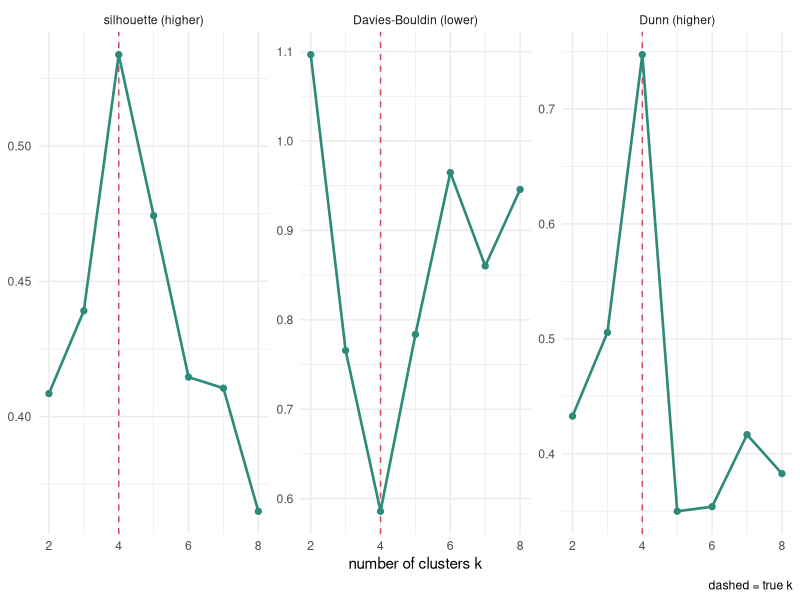
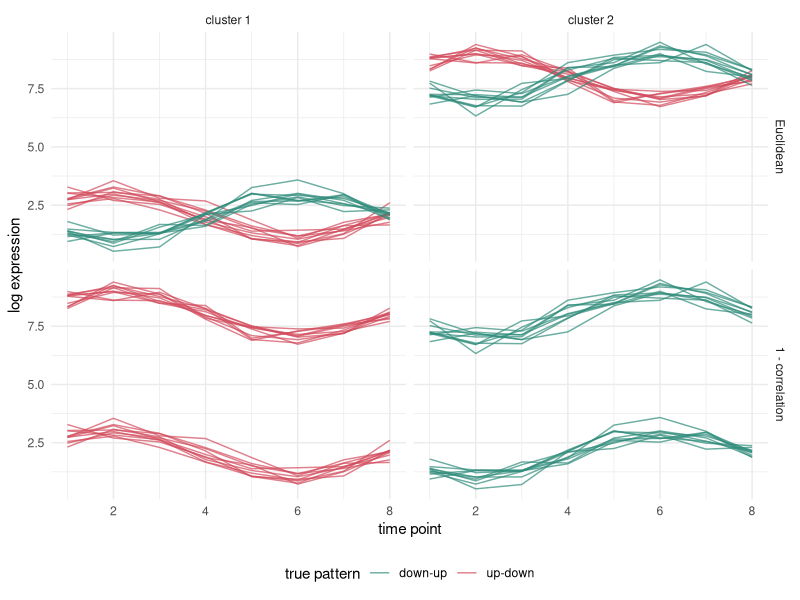
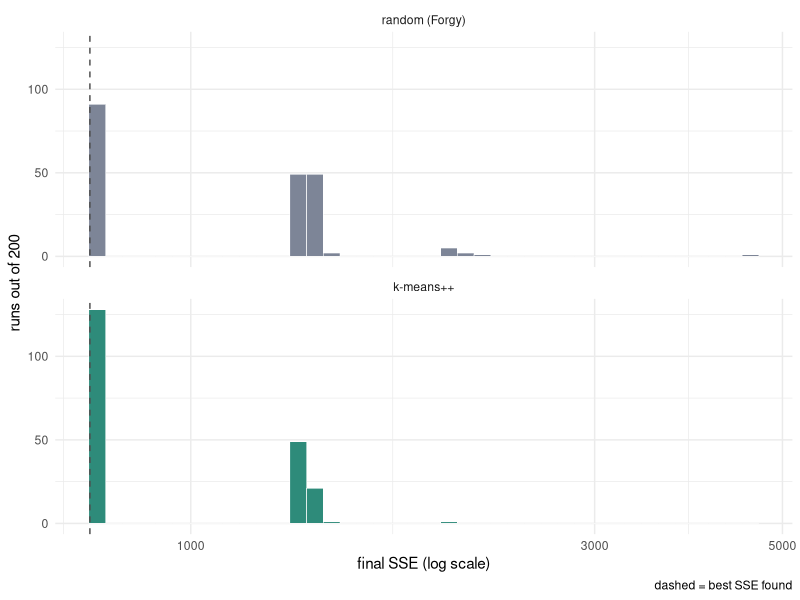
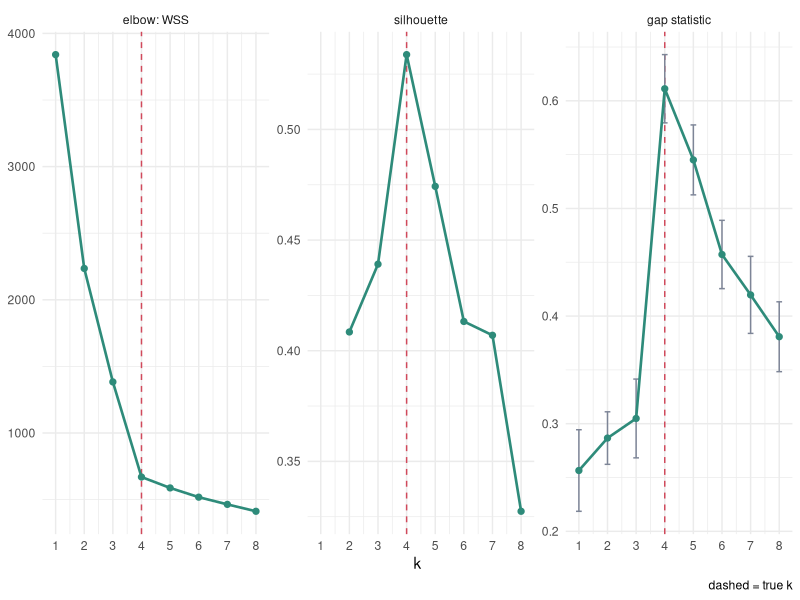
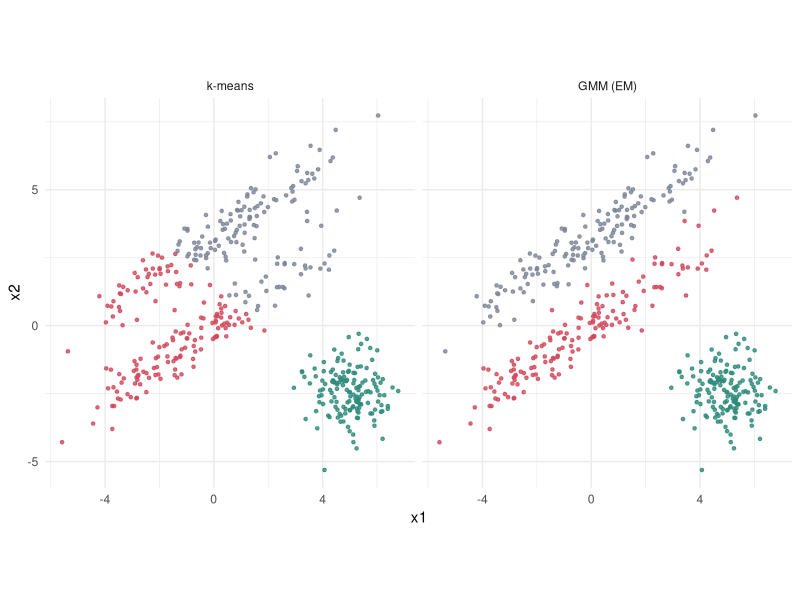
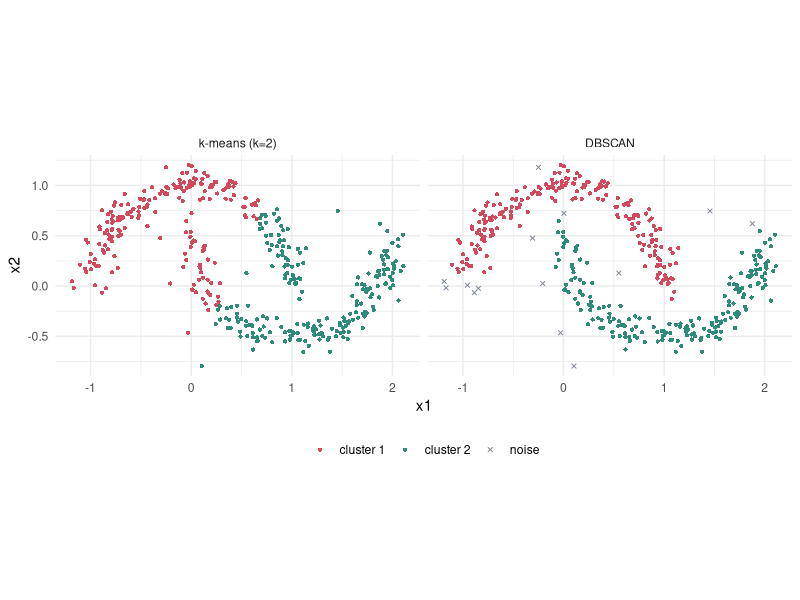
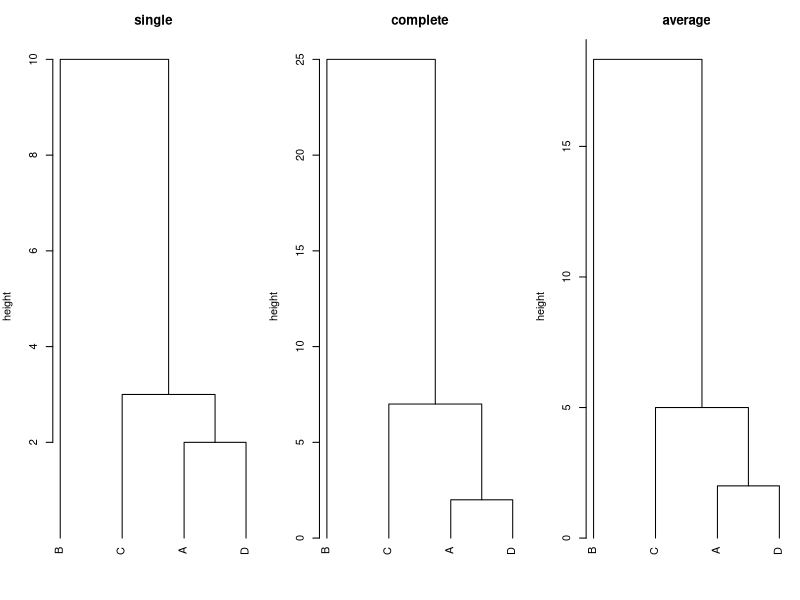
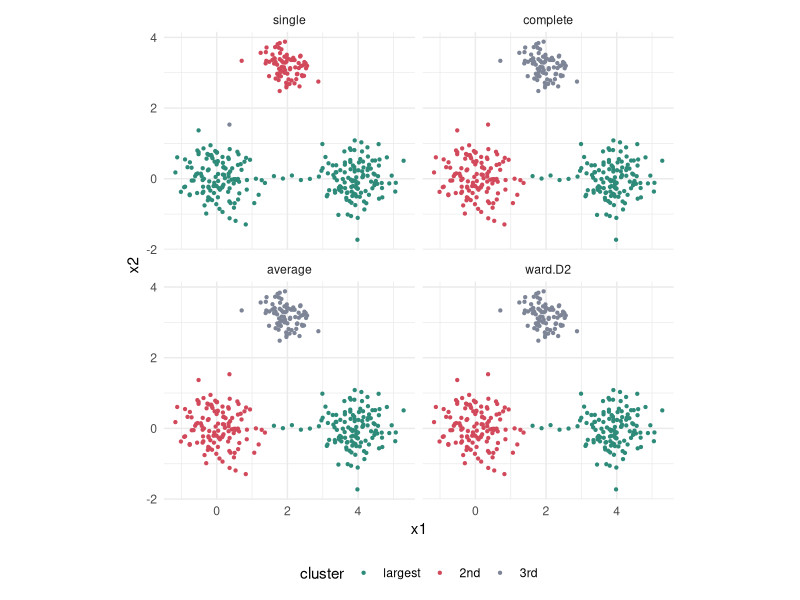

Reproduce these figures in R, in order.
## ---- chunk 1
#| eval: true
pair_counts <- function(pred, ref) {
  ct <- table(pred, ref)
  ss <- sum(choose(ct, 2))                    # 예측도 같고 정답도 같은 쌍
  sp <- sum(choose(rowSums(ct), 2))           # 예측에서 같은 쌍
  sr <- sum(choose(colSums(ct), 2))           # 정답에서 같은 쌍
  c(a = ss, b = sp - ss, c = sr - ss, d = choose(length(pred), 2) - sp - sr + ss)
}
ext_index <- function(pred, ref) {
  p <- pair_counts(pred, ref); a <- p[["a"]]; b <- p[["b"]]; c <- p[["c"]]; d <- p[["d"]]
  m <- length(pred); ct <- table(pred, ref)
  sa <- sum(choose(rowSums(ct), 2)); sb <- sum(choose(colSums(ct), 2))
  ea <- sa * sb / choose(m, 2); mx <- (sa + sb) / 2          # ARI의 기댓값과 최댓값
  c(JC = a/(a+b+c), FMI = sqrt(a/(a+b) * a/(a+c)), RI = 2*(a+d)/(m*(m-1)),
    ARI = (a - ea) / (mx - ea))
}
make_blobs <- function(n_each, centers, sd, seed) {
  set.seed(seed)
  X <- do.call(rbind, lapply(seq_len(nrow(centers)), function(k)
    cbind(rnorm(n_each[k], centers[k,1], sd[k]), rnorm(n_each[k], centers[k,2], sd[k]))))
  list(X = X, y = rep(seq_len(nrow(centers)), n_each))
}
bl <- make_blobs(rep(100, 4), rbind(c(0,0), c(4,0), c(0,4), c(4,4)), rep(1, 4), 12)

set.seed(1)
km4 <- kmeans(bl$X, 4, nstart = 20)
pair_counts(km4$cluster, bl$y)
round(ext_index(km4$cluster, bl$y), 4)
## ---- chunk 2
#| eval: true
set.seed(2)
do.call(rbind, lapply(c(2, 4, 10, 50), function(k) {
  r <- replicate(20, ext_index(sample(k, 400, TRUE), bl$y))   # 완전히 무작위 군집
  data.frame(k_random = k, JC = round(mean(r["JC",]), 4), FMI = round(mean(r["FMI",]), 4),
             RI = round(mean(r["RI",]), 4), ARI = round(mean(r["ARI",]), 4))
}))
## ---- chunk 3
#| eval: true
silhouette_avg <- function(X, cl) {
  D <- as.matrix(dist(X)); ks <- sort(unique(cl))
  mean(vapply(seq_len(nrow(X)), function(i) {
    own <- cl == cl[i]; if (sum(own) == 1) return(0)
    a <- sum(D[i, own]) / (sum(own) - 1)
    b <- min(vapply(ks[ks != cl[i]], function(k) mean(D[i, cl == k]), numeric(1)))
    (b - a) / max(a, b)
  }, numeric(1)))
}
db_index <- function(X, cl) {
  ks <- sort(unique(cl))
  C  <- t(sapply(ks, function(k) colMeans(X[cl == k, , drop = FALSE])))
  sg <- sapply(seq_along(ks), function(j)
    mean(sqrt(rowSums(sweep(X[cl == ks[j], , drop = FALSE], 2, C[j, ])^2))))
  dc <- as.matrix(dist(C))
  mean(sapply(seq_along(ks), function(i) max((sg[i] + sg[-i]) / dc[i, -i])))
}
dunn_index <- function(X, cl) {                 # 원자료 정의: 군집 간 거리는 centroid 기준
  ks <- sort(unique(cl)); D <- as.matrix(dist(X))
  C  <- t(sapply(ks, function(k) colMeans(X[cl == k, , drop = FALSE])))
  min(dist(C)) / max(sapply(ks, function(k) max(D[cl == k, cl == k])))
}
set.seed(3)
int_res <- do.call(rbind, lapply(2:8, function(k) {
  cl <- kmeans(bl$X, k, nstart = 20)$cluster
  data.frame(k = k, silhouette = round(silhouette_avg(bl$X, cl), 4),
             DB = round(db_index(bl$X, cl), 4), Dunn = round(dunn_index(bl$X, cl), 4),
             ARI_vs_truth = round(ext_index(cl, bl$y)[["ARI"]], 4))
}))
int_res
## ---- chunk 4
#| eval: true
#| fig-width: 7.6
#| fig-height: 3
#| message: false
library(ggplot2)
il <- rbind(data.frame(k = int_res$k, v = int_res$silhouette, index = "silhouette (higher)"),
            data.frame(k = int_res$k, v = int_res$DB,         index = "Davies-Bouldin (lower)"),
            data.frame(k = int_res$k, v = int_res$Dunn,       index = "Dunn (higher)"))
il$index <- factor(il$index, levels = c("silhouette (higher)", "Davies-Bouldin (lower)", "Dunn (higher)"))
ggplot(il, aes(k, v)) +
  geom_vline(xintercept = 4, linetype = 2, colour = "#d1495b") +
  geom_line(colour = "#2e8b7a", linewidth = .9) + geom_point(colour = "#2e8b7a", size = 1.8) +
  facet_wrap(~ index, scales = "free_y") +
  labs(x = "number of clusters k", y = NULL, caption = "dashed = true k") + theme_minimal()
## ---- chunk 5
#| eval: true
mink <- function(x, y, p) if (is.infinite(p)) max(abs(x - y)) else sum(abs(x - y)^p)^(1/p)
q <- c(0, 0)
P <- rbind(A = c(3, 0), B = c(2.2, 2.2), C = c(1.5, 2.8))
tab <- sapply(c(1, 2, 4, Inf), function(p) apply(P, 1, function(r) mink(q, r, p)))
colnames(tab) <- c("p=1", "p=2", "p=4", "p=Inf")
round(tab, 3)
apply(tab, 2, function(z) rownames(tab)[which.min(z)])    # q 에서 가장 가까운 점
## ---- chunk 6
#| eval: true
set.seed(5)
Xs <- rbind(cbind(age = rnorm(50, 45, 8), crp = rnorm(50, 1.0, .3)),   # 두 집단은 CRP로만 갈린다
            cbind(age = rnorm(50, 47, 8), crp = rnorm(50, 3.0, .3)))
ys <- rep(1:2, each = 50)
set.seed(6)
c(sd_age = round(sd(Xs[,1]), 2), sd_crp = round(sd(Xs[,2]), 2),
  ARI_raw    = round(ext_index(kmeans(Xs, 2, nstart = 20)$cluster, ys)[["ARI"]], 4),
  ARI_scaled = round(ext_index(kmeans(scale(Xs), 2, nstart = 20)$cluster, ys)[["ARI"]], 4))
## ---- chunk 7
#| eval: true
vdm <- function(x, cl, a, b, p = 2) {
  ma <- sum(x == a); mb <- sum(x == b)
  sum(sapply(unique(cl), function(i) abs(sum(x == a & cl == i)/ma - sum(x == b & cl == i)/mb)^p))
}
tissue <- rep(c("liver", "kidney", "brain", "spinal"), each = 30)
clv    <- c(rep(1,25), rep(2,5),  rep(1,20), rep(2,10),     # liver, kidney
            rep(3,27), rep(2,3),  rep(3,24), rep(2,6))      # brain, spinal
lv <- c("liver", "kidney", "brain", "spinal")
M <- outer(lv, lv, Vectorize(function(a, b) vdm(tissue, clv, a, b)))
dimnames(M) <- list(lv, lv)
round(M, 4)
## ---- chunk 8
#| eval: true
set.seed(7)
tp <- 1:8
shapeA <- sin(tp/8*2*pi); shapeB <- -sin(tp/8*2*pi)
mkg <- function(shape, level, n) t(replicate(n, level + shape + rnorm(8, 0, .25)))
G <- rbind(mkg(shapeA, 2, 10), mkg(shapeA, 8, 10), mkg(shapeB, 2, 10), mkg(shapeB, 8, 10))
pat <- rep(c("up-down", "up-down", "down-up", "down-up"), each = 10)
lvl <- rep(c("low", "high", "low", "high"), each = 10)

ce <- cutree(hclust(dist(G), "average"), 2)                     # Euclidean
cc <- cutree(hclust(as.dist(1 - cor(t(G))), "average"), 2)      # 1 - Pearson r
data.frame(distance = c("Euclidean", "1 - correlation"),
           ARI_vs_pattern = round(c(ext_index(ce, pat)[["ARI"]], ext_index(cc, pat)[["ARI"]]), 4),
           ARI_vs_level   = round(c(ext_index(ce, lvl)[["ARI"]], ext_index(cc, lvl)[["ARI"]]), 4))
## ---- chunk 9
#| eval: true
#| fig-width: 7.4
#| fig-height: 4.2
#| message: false
gl <- do.call(rbind, lapply(seq_len(nrow(G)), function(i) rbind(
  data.frame(gene = i, t = tp, expr = G[i, ], pattern = pat[i],
             distance = "Euclidean", cluster = paste("cluster", ce[i])),
  data.frame(gene = i, t = tp, expr = G[i, ], pattern = pat[i],
             distance = "1 - correlation", cluster = paste("cluster", cc[i])))))
gl$distance <- factor(gl$distance, levels = c("Euclidean", "1 - correlation"))
ggplot(gl, aes(t, expr, group = gene, colour = pattern)) +
  geom_line(alpha = .7, linewidth = .5) +
  facet_grid(distance ~ cluster) +
  scale_colour_manual(values = c("up-down" = "#d1495b", "down-up" = "#2e8b7a")) +
  labs(x = "time point", y = "log expression", colour = "true pattern") +
  theme_minimal() + theme(legend.position = "bottom")
## ---- chunk 10
#| eval: true
ang <- c(0, 60, 120) * pi/180                 # x, y, z 가 60도씩 벌어진 세 벡터
V <- cbind(cos(ang), sin(ang))
cosd <- function(u, v) 1 - sum(u*v) / sqrt(sum(u^2) * sum(v^2))
c(d_xy = cosd(V[1,], V[2,]), d_yz = cosd(V[2,], V[3,]),
  d_xy_plus_d_yz = cosd(V[1,], V[2,]) + cosd(V[2,], V[3,]), d_xz = cosd(V[1,], V[3,]))
## ---- chunk 11
#| eval: true
lloyd <- function(X, centers, max_iter = 100) {
  C <- centers; hist <- numeric(0)
  for (it in 1:max_iter) {
    D  <- sapply(seq_len(nrow(C)), function(k) rowSums(sweep(X, 2, C[k, ])^2))  # n x K
    cl <- max.col(-D)                                                            # assignment
    hist <- c(hist, sum(D[cbind(seq_len(nrow(X)), cl)]))
    Cn <- t(sapply(seq_len(nrow(C)), function(k)                                 # update
      if (any(cl == k)) colMeans(X[cl == k, , drop = FALSE]) else C[k, ]))
    if (max(abs(Cn - C)) < 1e-10) break
    C <- Cn
  }
  list(cluster = cl, centers = C, sse = tail(hist, 1), hist = hist, iter = it)
}
set.seed(21)
init <- bl$X[sample(nrow(bl$X), 4), ]
fit  <- lloyd(bl$X, init)
ref  <- kmeans(bl$X, init, algorithm = "Lloyd", iter.max = 100)
round(fit$hist, 2)                     # 반복마다의 SSE
data.frame(iterations = fit$iter, SSE_mine = round(fit$sse, 4),
           SSE_stats_kmeans = round(ref$tot.withinss, 4),
           ARI_between_them = ext_index(fit$cluster, ref$cluster)[["ARI"]])
## ---- chunk 12
#| eval: true
cen8 <- rbind(c(0,0), c(5,0), c(10,0), c(0,5), c(5,5), c(10,5), c(0,10), c(10,10))
bl8  <- make_blobs(rep(60, 8), cen8, rep(0.9, 8), 13)        # 군집 8개 -> 국소해가 많다
kpp_init <- function(X, K) {
  C <- X[sample(nrow(X), 1), , drop = FALSE]
  while (nrow(C) < K) {
    d2 <- apply(sapply(seq_len(nrow(C)), function(k) rowSums(sweep(X, 2, C[k, ])^2)), 1, min)
    C  <- rbind(C, X[sample(nrow(X), 1, prob = d2), ])
  }
  C
}
set.seed(22)
sse_rand <- replicate(200, lloyd(bl8$X, bl8$X[sample(nrow(bl8$X), 8), ])$sse)
sse_kpp  <- replicate(200, lloyd(bl8$X, kpp_init(bl8$X, 8))$sse)
best <- min(c(sse_rand, sse_kpp))
data.frame(init = c("random (Forgy)", "k-means++"),
  best_SSE   = round(c(min(sse_rand), min(sse_kpp)), 1),
  median_SSE = round(c(median(sse_rand), median(sse_kpp)), 1),
  worst_SSE  = round(c(max(sse_rand), max(sse_kpp)), 1),
  hit_global = c(mean(sse_rand < best + 1e-6), mean(sse_kpp < best + 1e-6)),
  within_1pct_of_best = c(mean(sse_rand < best * 1.01), mean(sse_kpp < best * 1.01)))
## ---- chunk 13
#| eval: true
#| fig-width: 7
#| fig-height: 3.4
#| message: false
sd8 <- rbind(data.frame(sse = sse_rand, init = "random (Forgy)"),
             data.frame(sse = sse_kpp,  init = "k-means++"))
sd8$init <- factor(sd8$init, levels = c("random (Forgy)", "k-means++"))
ggplot(sd8, aes(sse, fill = init)) +
  geom_histogram(bins = 40, colour = "white", linewidth = .2) +
  geom_vline(xintercept = best, linetype = 2, colour = "grey30") +
  facet_wrap(~ init, ncol = 1) +
  scale_fill_manual(values = c("random (Forgy)" = "#7d8597", "k-means++" = "#2e8b7a"), guide = "none") +
  scale_x_log10() +
  labs(x = "final SSE (log scale)", y = "runs out of 200", caption = "dashed = best SSE found") +
  theme_minimal()
## ---- chunk 14
#| eval: true
set.seed(23)
Ks  <- 1:8
WSS <- sapply(Ks, function(k) kmeans(bl$X, k, nstart = 20)$tot.withinss)
sil <- c(NA, sapply(2:8, function(k) silhouette_avg(bl$X, kmeans(bl$X, k, nstart = 20)$cluster)))

gap_stat <- function(X, Ks, B = 20) {
  lo <- apply(X, 2, min); hi <- apply(X, 2, max)
  logW  <- sapply(Ks, function(k) log(kmeans(X, k, nstart = 10)$tot.withinss))
  logWb <- sapply(seq_len(B), function(b) {                 # 군집이 없는 참조 데이터 B개
    Xb <- sapply(seq_len(ncol(X)), function(j) runif(nrow(X), lo[j], hi[j]))
    sapply(Ks, function(k) log(kmeans(Xb, k, nstart = 10)$tot.withinss))
  })
  data.frame(k = Ks, gap = rowMeans(logWb) - logW, se = apply(logWb, 1, sd) * sqrt(1 + 1/B))
}
set.seed(24)
gp <- gap_stat(bl$X, Ks, B = 20)
k_1se <- min(which(gp$gap[-length(Ks)] >= gp$gap[-1] - gp$se[-1]))

data.frame(k = Ks, WSS = round(WSS, 1),
           silhouette = ifelse(is.na(sil), "-", format(round(sil, 4))),
           gap = round(gp$gap, 4), gap_se = round(gp$se, 4))
c(k_by_silhouette = which.max(sil), k_by_gap_max = which.max(gp$gap), k_by_gap_1SE_rule = k_1se)
## ---- chunk 15
#| eval: true
#| fig-width: 7.6
#| fig-height: 3
#| message: false
kl <- rbind(data.frame(k = Ks, v = WSS, lo = NA, hi = NA, what = "elbow: WSS"),
            data.frame(k = Ks[-1], v = sil[-1], lo = NA, hi = NA, what = "silhouette"),
            data.frame(k = Ks, v = gp$gap, lo = gp$gap - gp$se, hi = gp$gap + gp$se, what = "gap statistic"))
kl$what <- factor(kl$what, levels = c("elbow: WSS", "silhouette", "gap statistic"))
ggplot(kl, aes(k, v)) +
  geom_vline(xintercept = 4, linetype = 2, colour = "#d1495b") +
  geom_errorbar(aes(ymin = lo, ymax = hi), width = .2, colour = "#7d8597", na.rm = TRUE) +
  geom_line(colour = "#2e8b7a", linewidth = .9) + geom_point(colour = "#2e8b7a", size = 1.8) +
  facet_wrap(~ what, scales = "free_y") + scale_x_continuous(breaks = Ks) +
  labs(x = "k", y = NULL, caption = "dashed = true k") + theme_minimal()
## ---- chunk 16
#| eval: true
set.seed(25)
rot <- function(th) matrix(c(cos(th), sin(th), -sin(th), cos(th)), 2)
mkA <- function(n, mu, sds, th)
  t(rot(th) %*% t(cbind(rnorm(n, 0, sds[1]), rnorm(n, 0, sds[2])))) + matrix(mu, n, 2, byrow = TRUE)
XA <- rbind(mkA(150, c(0, 0),    c(3, .45), pi/5),     # 길쭉하고 기울어진 두 군집
            mkA(150, c(0, 3.2),  c(3, .45), pi/5),
            mkA(150, c(5, -2.5), c(.8, .8), 0))         # 둥근 군집 하나
yA <- rep(1:3, each = 150)

dmvn2 <- function(X, mu, S) {                           # 2차원 정규분포 밀도
  Xc <- sweep(X, 2, mu)
  exp(-0.5 * rowSums((Xc %*% solve(S)) * Xc)) / (2*pi*sqrt(det(S)))
}
gmm_em <- function(X, K, init_cl, iter = 200, tol = 1e-8) {
  n <- nrow(X); R <- diag(K)[init_cl, ]; ll_old <- -Inf; hist <- numeric(0)
  for (it in 1:iter) {
    Nk <- colSums(R); pk <- Nk / n                                          # ---- M-step
    mu <- lapply(1:K, function(k) colSums(R[, k] * X) / Nk[k])
    S  <- lapply(1:K, function(k) { Xc <- sweep(X, 2, mu[[k]])
            crossprod(Xc * sqrt(R[, k])) / Nk[k] + diag(1e-6, 2) })
    dens <- sapply(1:K, function(k) pk[k] * dmvn2(X, mu[[k]], S[[k]]))     # ---- E-step
    ll <- sum(log(rowSums(dens))); hist <- c(hist, ll)
    R  <- dens / rowSums(dens)
    if (abs(ll - ll_old) < tol) break
    ll_old <- ll
  }
  list(cluster = max.col(R), R = R, ll = hist, iter = it)
}
set.seed(26)
kmA <- kmeans(XA, 3, nstart = 20)
gm  <- gmm_em(XA, 3, init_cl = kmA$cluster)             # k-means 결과에서 출발
data.frame(EM_iterations = gm$iter, loglik_first = round(gm$ll[1], 2),
           loglik_last = round(tail(gm$ll, 1), 2))
data.frame(method = c("k-means", "GMM (EM, full covariance)"),
           ARI = round(c(ext_index(kmA$cluster, yA)[["ARI"]], ext_index(gm$cluster, yA)[["ARI"]]), 4))
## ---- chunk 17
#| eval: true
#| fig-width: 7.6
#| fig-height: 3.4
#| message: false
ga <- rbind(data.frame(x1 = XA[,1], x2 = XA[,2], cl = factor(kmA$cluster), method = "k-means"),
            data.frame(x1 = XA[,1], x2 = XA[,2], cl = factor(gm$cluster),  method = "GMM (EM)"))
ga$method <- factor(ga$method, levels = c("k-means", "GMM (EM)"))
ggplot(ga, aes(x1, x2, colour = cl)) +
  geom_point(size = .9, alpha = .8) + coord_equal() + facet_wrap(~ method) +
  scale_colour_manual(values = c("1" = "#d1495b", "2" = "#2e8b7a", "3" = "#7d8597"), guide = "none") +
  theme_minimal()
## ---- chunk 18
#| eval: true
dbscan_ <- function(X, eps, minpts) {
  D  <- as.matrix(dist(X)); n <- nrow(X)
  nb <- lapply(seq_len(n), function(i) which(D[i, ] <= eps))    # 자기 자신 포함
  core <- lengths(nb) >= minpts
  cl <- rep(0L, n); k <- 0L
  for (i in which(core)) {
    if (cl[i] != 0L) next
    k <- k + 1L; cl[i] <- k; queue <- nb[[i]]                   # 새 군집을 core에서 시작
    while (length(queue)) {                                    # 밀도-도달 가능한 점을 확장
      j <- queue[1]; queue <- queue[-1]
      if (cl[j] == 0L) { cl[j] <- k; if (core[j]) queue <- c(queue, nb[[j]][cl[nb[[j]]] == 0L]) }
    }
  }
  list(cluster = cl, type = ifelse(core, "core", ifelse(cl > 0, "border", "noise")))
}
make_moons <- function(n, noise, seed) {
  set.seed(seed)
  t1 <- runif(n, 0, pi); t2 <- runif(n, 0, pi)
  X <- rbind(cbind(cos(t1), sin(t1)), cbind(1 - cos(t2), 0.5 - sin(t2)))
  X + matrix(rnorm(4*n, 0, noise), ncol = 2)
}
Xm <- make_moons(200, 0.08, 31)                                     # 내부에서 set.seed(31)
Xm <- rbind(Xm, cbind(runif(20, -1.2, 2.2), runif(20, -0.8, 1.3)))   # 배경 잡음 20개
ym <- c(rep(1, 200), rep(2, 200), rep(0, 20))                        # 0 = 진짜 잡음
sig <- ym > 0

set.seed(32)
kmm <- kmeans(Xm, 2, nstart = 20)$cluster
db  <- dbscan_(Xm, eps = 0.15, minpts = 5)
table(db$type)
data.frame(method = c("k-means (k=2)", "DBSCAN (eps=0.15, MinPts=5)"),
           ARI_on_signal = round(c(ext_index(kmm[sig], ym[sig])[["ARI"]],
                                   ext_index(db$cluster[sig], ym[sig])[["ARI"]]), 4))
table(dbscan = db$cluster, truth = ym)          # 0 = noise
## ---- chunk 19
#| eval: true
# 2절의 silhouette 은 어느 분할을 더 좋다고 할까 (진짜 잡음은 제외)
c(silhouette_kmeans_split = round(silhouette_avg(Xm[sig, ], kmm[sig]), 4),
  silhouette_true_moons   = round(silhouette_avg(Xm[sig, ], ym[sig]), 4))
## ---- chunk 20
#| eval: true
#| fig-width: 7.6
#| fig-height: 3.2
#| message: false
lab <- function(v) factor(ifelse(v == 0, "noise", paste("cluster", v)),
                          levels = c("cluster 1", "cluster 2", "noise"))
mm <- rbind(data.frame(x1 = Xm[,1], x2 = Xm[,2], cl = lab(kmm),        method = "k-means (k=2)"),
            data.frame(x1 = Xm[,1], x2 = Xm[,2], cl = lab(db$cluster), method = "DBSCAN"))
mm$method <- factor(mm$method, levels = c("k-means (k=2)", "DBSCAN"))
ggplot(mm, aes(x1, x2, colour = cl, shape = cl)) +
  geom_point(size = 1.1) + coord_equal() + facet_wrap(~ method) +
  scale_colour_manual(values = c("cluster 1" = "#d1495b", "cluster 2" = "#2e8b7a", "noise" = "#7d8597")) +
  scale_shape_manual(values = c("cluster 1" = 16, "cluster 2" = 16, "noise" = 4)) +
  labs(colour = NULL, shape = NULL) + theme_minimal() + theme(legend.position = "bottom")
## ---- chunk 21
#| eval: true
kd <- apply(as.matrix(dist(Xm)), 1, function(r) sort(r)[5])   # 4번째 이웃 (자기 자신 제외)
round(quantile(kd, c(.5, .8, .9, .95, .99)), 3)

do.call(rbind, lapply(c(0.05, 0.1, 0.15, 0.2, 0.3, 0.5), function(e) {
  r <- dbscan_(Xm, e, 5)
  data.frame(eps = e, n_clusters = max(r$cluster), n_noise = sum(r$cluster == 0),
             ARI_signal = round(ext_index(r$cluster[sig], ym[sig])[["ARI"]], 4))
}))
## ---- chunk 22
#| eval: true
set.seed(33)
Xv <- rbind(cbind(rnorm(200, 0, .25), rnorm(200, 0, .25)),     # 조밀한 군집
            cbind(rnorm(200, 3.2, 1.0), rnorm(200, 0, 1.0)))   # 성긴 군집
yv <- rep(1:2, each = 200)
do.call(rbind, lapply(c(0.1, 0.2, 0.3, 0.5, 0.8), function(e) {
  r <- dbscan_(Xv, e, 5)
  data.frame(eps = e, n_clusters = max(r$cluster),
             noise_in_dense = sum(r$cluster[yv == 1] == 0),
             noise_in_sparse = sum(r$cluster[yv == 2] == 0),
             ARI = round(ext_index(r$cluster, yv)[["ARI"]], 4))
}))
## ---- chunk 23
#| eval: true
#| fig-width: 7.6
#| fig-height: 3
Dm <- matrix(0, 4, 4, dimnames = list(LETTERS[1:4], LETTERS[1:4]))
Dm["A","B"] <- 20; Dm["A","C"] <- 7; Dm["A","D"] <- 2
Dm["B","C"] <- 10; Dm["B","D"] <- 25; Dm["C","D"] <- 3
Dm <- Dm + t(Dm)
hs <- lapply(c("single", "complete", "average"), function(m) hclust(as.dist(Dm), method = m))
par(mfrow = c(1, 3), mar = c(2, 4, 3, 1))
for (i in 1:3) plot(hs[[i]], main = c("single", "complete", "average")[i],
                    xlab = "", sub = "", ylab = "height", hang = -1)
## ---- chunk 24
#| eval: true
data.frame(linkage = c("single", "complete", "average"),
           merge_1_AD  = sapply(hs, function(h) h$height[1]),
           merge_2_ADC = round(sapply(hs, function(h) h$height[2]), 2),
           merge_3_all = round(sapply(hs, function(h) h$height[3]), 2))
## ---- chunk 25
#| eval: true
set.seed(34)
Xb <- rbind(cbind(rnorm(120, 0, .5), rnorm(120, 0, .5)),
            cbind(rnorm(120, 4, .5), rnorm(120, 0, .5)),
            cbind(seq(0.6, 3.4, length.out = 12), rnorm(12, 0, .06)),   # 두 군집을 잇는 다리 12개
            cbind(rnorm(80, 2, .35), rnorm(80, 3.2, .35)))
yb <- c(rep(1, 120), rep(2, 120), rep(0, 12), rep(3, 80))
nb <- yb > 0
links <- c("single", "complete", "average", "ward.D2")
hb <- lapply(links, function(m) hclust(dist(Xb), method = m))
do.call(rbind, lapply(seq_along(links), function(i) {
  cl <- cutree(hb[[i]], 3)
  data.frame(linkage = links[i],
             ARI = round(ext_index(cl[nb], yb[nb])[["ARI"]], 4),
             cluster_sizes = paste(sort(table(cl), decreasing = TRUE), collapse = " / "),
             cophenetic_cor = round(cor(dist(Xb), cophenetic(hb[[i]])), 4))
}))
## ---- chunk 26
#| eval: true
#| fig-width: 7.6
#| fig-height: 5
#| message: false
lb <- do.call(rbind, lapply(seq_along(links), function(i) {
  cl <- cutree(hb[[i]], 3)
  cl <- match(cl, as.integer(names(sort(table(cl), decreasing = TRUE))))   # 크기 순으로 번호
  data.frame(x1 = Xb[,1], x2 = Xb[,2], cl = factor(cl), linkage = links[i])
}))
lb$linkage <- factor(lb$linkage, levels = links)
ggplot(lb, aes(x1, x2, colour = cl)) +
  geom_point(size = .8) + coord_equal() + facet_wrap(~ linkage, ncol = 2) +
  scale_colour_manual(values = c("1" = "#2e8b7a", "2" = "#d1495b", "3" = "#7d8597"),
                      labels = c("largest", "2nd", "3rd")) +
  labs(colour = "cluster") + theme_minimal() + theme(legend.position = "bottom")
## ---- chunk 27
#| eval: true
snn_graph <- function(X, k = 15, prune = 1/15) {
  n <- nrow(X); D <- as.matrix(dist(X)); A <- matrix(0, n, n)
  for (i in 1:n) A[i, order(D[i, ])[1:(k + 1)]] <- 1        # kNN (자기 자신 포함 k+1)
  S <- A %*% t(A)                                            # 공유 이웃 수
  J <- S / (2 * (k + 1) - S)                                 # Jaccard
  J[J < prune] <- 0; diag(J) <- 0
  J
}
modularity <- function(W, comm, gamma = 1) {
  m2 <- sum(W); k <- rowSums(W)
  inn <- tapply(seq_len(nrow(W)), comm, function(ix) sum(W[ix, ix]))
  tot <- tapply(k, comm, sum)
  (sum(inn) - gamma * sum(tot^2) / m2) / m2
}
louvain_move <- function(W, gamma) {                          # 1단계: local moving
  n <- nrow(W); k <- rowSums(W); m2 <- sum(W)
  comm <- seq_len(n); tot <- k; moved <- FALSE
  repeat {
    improved <- FALSE
    for (i in sample(n)) {
      ci <- comm[i]; nb <- which(W[i, ] > 0); nb <- nb[nb != i]
      if (!length(nb)) next
      tot[ci] <- tot[ci] - k[i]                               # i 를 자기 군집에서 빼고
      kin  <- tapply(W[i, nb], comm[nb], sum); cand <- as.integer(names(kin))
      gain <- kin - gamma * tot[cand] * k[i] / m2             # 각 이웃 군집으로 갈 때의 이득
      own  <- (if (ci %in% cand) kin[[as.character(ci)]] else 0) - gamma * tot[ci] * k[i] / m2
      newc <- if (max(gain) > own + 1e-12) cand[which.max(gain)] else ci
      comm[i] <- newc; tot[newc] <- tot[newc] + k[i]
      if (newc != ci) { improved <- TRUE; moved <- TRUE }
    }
    if (!improved) break
  }
  list(comm = as.integer(factor(comm)), moved = moved)
}
louvain <- function(W, gamma = 1, seed = 1) {
  set.seed(seed); memb <- seq_len(nrow(W)); level <- 0
  repeat {
    r <- louvain_move(W, gamma)
    if (!r$moved) break
    level <- level + 1; memb <- r$comm[memb]
    Z <- diag(max(r$comm))[r$comm, , drop = FALSE]            # 2단계: 군집을 한 노드로 접는다
    W <- t(Z) %*% W %*% Z
  }
  list(cluster = memb, levels = level)
}
## ---- chunk 28
#| eval: true
sim_sc <- function(seed) {
  set.seed(seed)
  sizes <- c(T1 = 300, T2 = 200, T3 = 150, T4 = 80, T5 = 20)
  G <- 500
  base <- rnorm(G, 0, 1)                                    # 유전자별 기본 발현 (log)
  mk <- split(sample(G, 100), rep(1:5, each = 20))          # 유형별 marker 20개
  mk[[5]] <- c(mk[[4]][1:12], mk[[5]][1:8])                 # T5 는 T4 와 12개 공유
  y <- rep(names(sizes), sizes)
  lfc <- matrix(0, length(y), G)
  for (t in 1:5) lfc[y == names(sizes)[t], mk[[t]]] <- 1.6
  s  <- exp(rnorm(length(y), 0, 0.3))                       # library size
  mu <- s * exp(sweep(lfc, 2, base, "+"))
  list(cnt = matrix(rnbinom(length(mu), mu = mu, size = 4), nrow(mu)), y = y)
}
sc   <- sim_sc(41)
lib  <- rowSums(sc$cnt)
logn <- log1p(sc$cnt / lib * median(lib))                   # library 정규화 + log
PC   <- prcomp(logn, center = TRUE, scale. = TRUE)$x[, 1:15]

W  <- snn_graph(PC, k = 15)
lv <- louvain(W, gamma = 1, seed = 1)
data.frame(n_edges = sum(W > 0) / 2, n_clusters = max(lv$cluster),
           modularity = round(modularity(W, lv$cluster), 4))
table(louvain = lv$cluster, truth = sc$y)
## ---- chunk 29
#| eval: true
set.seed(42)
km5 <- kmeans(PC, 5, nstart = 20)$cluster
hw5 <- cutree(hclust(dist(PC), "ward.D2"), 5)
table(kmeans = km5, truth = sc$y)
## ---- chunk 30
#| eval: true
rare_stat <- function(cl, y, lab = "T5") {   # T5 를 가장 많이 담은 군집 기준
  tb <- table(cl[y == lab]); best <- as.integer(names(which.max(tb)))
  c(recall = max(tb) / sum(y == lab), purity = max(tb) / sum(cl == best))
}
rs <- rbind(rare_stat(km5, sc$y), rare_stat(hw5, sc$y), rare_stat(lv$cluster, sc$y))
data.frame(method = c("k-means (k=5, told)", "hclust Ward (k=5, told)", "Louvain (gamma=1)"),
           n_clusters = c(5, 5, max(lv$cluster)),
           ARI = round(c(ext_index(km5, sc$y)[["ARI"]], ext_index(hw5, sc$y)[["ARI"]],
                         ext_index(lv$cluster, sc$y)[["ARI"]]), 4),
           T5_recall = round(rs[, "recall"], 3), T5_purity = round(rs[, "purity"], 3))
## ---- chunk 31
#| eval: true
res_sweep <- do.call(rbind, lapply(c(0.2, 0.5, 1, 1.5, 2, 3), function(g) {
  r <- louvain(W, gamma = g, seed = 1); st <- rare_stat(r$cluster, sc$y)
  data.frame(gamma = g, n_clusters = max(r$cluster),
             ARI = round(ext_index(r$cluster, sc$y)[["ARI"]], 4),
             T5_recall = round(st[["recall"]], 3), T5_purity = round(st[["purity"]], 3))
}))
res_sweep
## ---- chunk 32
#| eval: true
# 강건성: kNN 의 k 와 노드 순서(seed)를 바꿔도 같은가
rbind(
  do.call(rbind, lapply(c(5, 10, 30, 60), function(kk) { r <- louvain(snn_graph(PC, kk), 1, 1)
    data.frame(setting = paste0("k = ", kk, ", seed = 1"), n_clusters = max(r$cluster),
               ARI = round(ext_index(r$cluster, sc$y)[["ARI"]], 4)) })),
  do.call(rbind, lapply(2:4, function(s) { r <- louvain(W, 1, s)
    data.frame(setting = paste0("k = 15, seed = ", s), n_clusters = max(r$cluster),
               ARI = round(ext_index(r$cluster, sc$y)[["ARI"]], 4)) })))
## ---- chunk 33
#| eval: true
t5 <- which(sc$y == "T5"); t4 <- which(sc$y == "T4")
Dp <- as.matrix(dist(PC))
c(T5_share_of_T5_15NN = round(mean(sapply(t5, function(i)
    mean(sc$y[order(Dp[i, ])[2:16]] == "T5"))), 3),
  SNN_weight_T5_T5 = round(sum(W[t5, t5]), 1),
  SNN_weight_T5_T4 = round(sum(W[t5, t4]), 1))
## ---- chunk 34
#| eval: true
sub <- which(lv$cluster == lv$cluster[t5[1]])               # T4+T5 가 들어간 군집 (100개)
PCs <- prcomp(logn[sub, ], center = TRUE, scale. = TRUE)$x[, 1:10]   # 이 세포들만으로 PCA
Ws  <- snn_graph(PCs, k = 10)
for (g in c(0.5, 1)) {
  r <- louvain(Ws, gamma = g, seed = 1)
  cat("gamma =", g, "-> sub-clusters:", max(r$cluster), "\n")
  print(table(sub_cluster = r$cluster, truth = sc$y[sub]))
}
round(cor(PCs[, 1], sc$y[sub] == "T5"), 3)                   # 부분 PCA의 PC1 과 T5 소속의 상관
## ---- chunk 35
#| eval: true
#| fig-width: 7.6
#| fig-height: 3.4
#| message: false
grp <- function(y) factor(ifelse(y == "T5", "T5 (rare)", ifelse(y == "T4", "T4", "other")),
                          levels = c("T5 (rare)", "T4", "other"))
pp <- rbind(data.frame(a = PC[,1],  b = PC[,2],  type = grp(sc$y),      view = "all 750 cells: PC1 vs PC2"),
            data.frame(a = PCs[,1], b = PCs[,2], type = grp(sc$y[sub]), view = "re-PCA of the T4+T5 cluster"))
pp$view <- factor(pp$view, levels = c("all 750 cells: PC1 vs PC2", "re-PCA of the T4+T5 cluster"))
pp <- pp[order(pp$type, decreasing = TRUE), ]                # T5 를 맨 위에
ggplot(pp, aes(a, b, colour = type)) +
  geom_point(size = 1.1, alpha = .85) + facet_wrap(~ view, scales = "free") +
  scale_colour_manual(values = c("T5 (rare)" = "#d1495b", "T4" = "#2e8b7a", "other" = "#7d8597")) +
  labs(x = "PC1", y = "PC2", colour = NULL) + theme_minimal() + theme(legend.position = "bottom")
## ---- chunk 36
#| eval: true
# gamma = 1 의 sub-cluster 마다: 나머지 세포보다 평균 log 발현이 0.8 이상 높은 유전자 수
r1 <- louvain(Ws, gamma = 1, seed = 1)
L  <- logn[sub, ]
do.call(rbind, lapply(sort(unique(r1$cluster)), function(k) {
  d <- colMeans(L[r1$cluster == k, , drop = FALSE]) - colMeans(L[r1$cluster != k, , drop = FALSE])
  data.frame(sub_cluster = k, n_cells = sum(r1$cluster == k),
             n_T5 = sum(sc$y[sub][r1$cluster == k] == "T5"),
             n_up_genes = sum(d > 0.8), max_log_diff = round(max(d), 2))
}))
